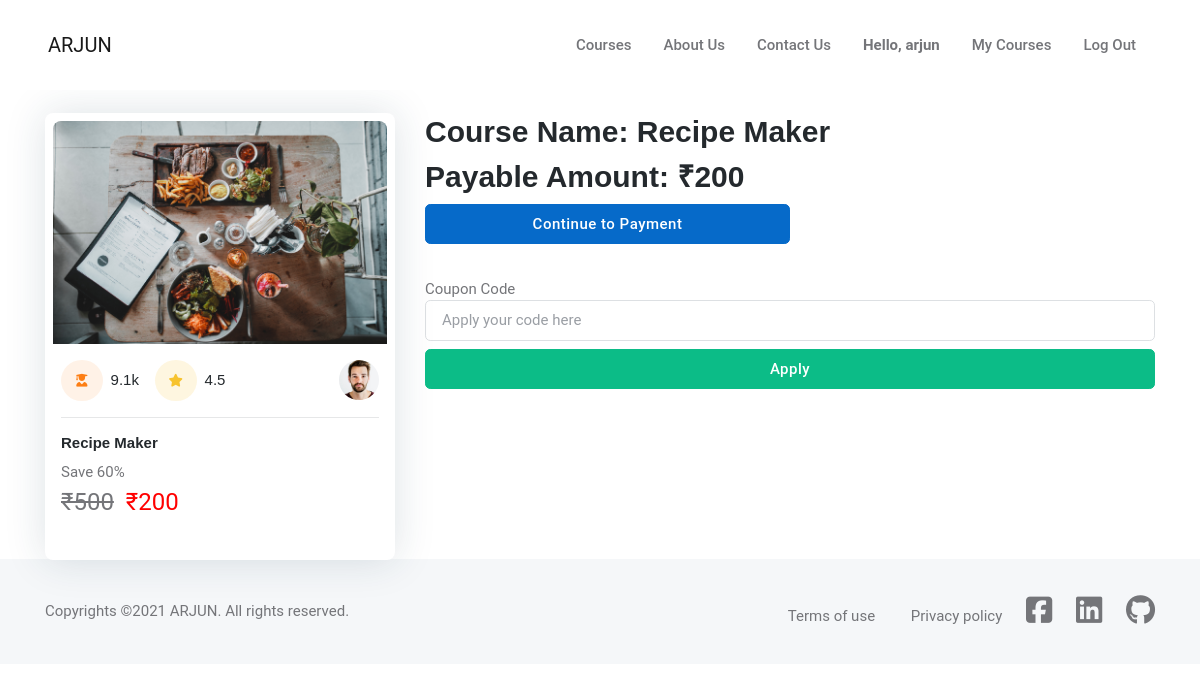
/checkout/recipe-maker/ (signed in), run on the app's committed database.
### courses/models.py (models this page shows, shortened)
class Course(models.Model):
    name = models.CharField(max_length=100, null=False)
    slug = models.SlugField(max_length=100, null=False, unique=True)
    description = models.TextField(null=True)
    price = models.IntegerField(null=False)
    discount = models.IntegerField(null=False, default=0)
    created = models.DateTimeField(auto_now_add=True)
    thumbnail = models.ImageField(upload_to='files/thumnail')
    resource = models.FileField(upload_to='files/resource', blank=True, null=True)
    length = models.IntegerField(null=False)
    active = models.BooleanField(default=False, null=True)
    level = models.CharField(choices=COURSE_LEVEL, default='Beginner', max_length=15)

### courses/views.py (the view, shortened to what this page needs)
# urls.py: path('checkout/<slug:slug>/', checkout, name='checkout'),
@login_required
def checkout(request, slug):
    course = Course.objects.get(slug=slug)
    user = request.user
    action = request.GET.get('action')  # action is key from url when user proceeds to payment
    couponcode = request.GET.get('couponcode')
    couponcode_message = None
    coupon = None
    order = None
    payment = None
    error = None
    amount = None
    try:
        user_course = UserCourse.objects.get(user = user, course = course)
        error = 'You are already Enrolled in the Course'
        if error:
            return redirect('my_courses')
    except:
        pass
    if error is None :
        amount = int((course.price - ( course.price * course.discount * 0.01 )) * 100)
    if amount == 0:
        user_course = UserCourse(user = user, course = course)
        user_course.save()
        messages.success(request, 'You are successfully enrolled in the course')
        return redirect('my_courses')
    context = {
        'course': course,
        'order':order,
        'payment':payment,
        'user':user,
        'error':error,
        'couponcode_message':couponcode_message,
        'coupon':coupon,
        'Razorpay_KEY_ID': settings.KEY_ID,
        'DOMAIN_URL': settings.DOMAIN_URL
    }
    return render(request, 'courses/checkout.html', context)

### courses/templatetags/courses_custom_tags.py (called while the page is built)
@register.simple_tag
def cal_sellprice(price, discount):
	if discount == None or discount == 0:
		return price
	sellprice = price
	sellprice = price - (price * discount * 0.01)
	return math.floor(sellprice)

@register.filter
def rupee(price):
	return f'₹{price}'

### templates/courses/checkout.html (shortened to what this page needs)
{% extends "base.html" %}
{% load courses_custom_tags %}
{% load static %}
{% block content %}
<div class="container">
    <br>
    <div class="row">
            <div class="col-md-6 col-lg-4 col-xxl-3">
                <div class="card p-2 shadow h-100">
                    <div class="rounded-top overflow-hidden">
                        <div class="card-overlay-hover">
                            <img src="{{course.thumbnail.url}}" class="card-img-top" alt="course image">
                        </div>
                    </div>
                    <div class="card-body px-2">
                        <div class="d-flex justify-content-between">
                            <ul class="list-inline hstack gap-2 mb-0">
                                <li class="list-inline-item d-flex justify-content-center align-items-center">
                                    <div class="icon-md bg-orange bg-opacity-10 text-orange rounded-circle"><i class="fas fa-user-graduate"></i></div>
                                    <span class="h6 fw-light mb-0 ms-2">9.1k</span>
                                </li>
                                <li class="list-inline-item d-flex justify-content-center align-items-center">
                                    <div class="icon-md bg-warning bg-opacity-15 text-warning rounded-circle"><i class="fas fa-star"></i></div>
                                    <span class="h6 fw-light mb-0 ms-2">4.5</span>
                                </li>
                            </ul>
                            <div class="avatar avatar-sm">
                                <img class="avatar-img rounded-circle" src="{% static 'images/11.jpg' %}" alt="avatar">
                            </div>
                        </div>
                        <hr>
                        <h6 class="card-title"><a href="{% url 'courseDetail' course.slug %}">{{course.name}}</a></h6>
                        <div class="d-flex justify-content-between align-items-center mb-0">
                            {% if course.price == 0 %}
                                <h3>Free</h3>
                            {% else %}
                                {% if course.discount %}
                                <p>Save {{course.discount}}%</span> <br>
                                    <span style="font-size: x-large;">
                                        <del>{{course.price|rupee}}</del>&nbsp;
                                        <span style="text-indent: 220px; color: red;">
                                        {% cal_sellprice course.price course.discount as value %} {{value|rupee}}
                                        </span>
                                    </span>
                                </p>
                                {% else %}
                                    <span style="font-size: x-large; " >{{course.price|rupee}}</span>
                                {% endif %}
                            {% endif %}
                        </div>
                    </div>
                </div>
            </div>
            <br>
        <div class="col">
            <h3>Course Name: {{course.name}}</h3>
            {% if coupon %}
                <h3>Payable Amount:
                    {% cal_sellprice course.price coupon.discount as value %} {{value|rupee}}
                </h3>
                <div class="alert alert-info text-center">
                    <p>Hurrey!!! Coupon Code was successfully applied. <br>You have got {{ coupon.discount }}% discount.</p>
                </div>
                <a href="?action=create_payment&couponcode={{coupon.code}}" class="btn btn-primary mb-2" style="text-decoration: none; color: white">Continue to Payment</a>
            {% else %}
                <h3>Payable Amount:
                    {% cal_sellprice course.price course.discount as value %} {{value|rupee}}
                </h3>
                <a href="?action=create_payment" class="btn btn-primary mb-2 w-50" style="text-decoration: none; color: white">Continue to Payment</a>
            {% endif %}
            <form action="" method="GET">
                <div class="form-group mt-4">
                    <label for="">Coupon Code</label>
                    <input type="text" name="couponcode" class="form-control"
                    placeholder="Apply your code here">
                </div>
                <button type="submit" class="btn btn-success mt-2 w-100">Apply</button>
            </form>
        </div>
    </div>
</div>
{% endblock content %}

### templates/navbar.html (shortened to what this page needs)
<header class="navbar-light navbar-sticky header-static">
		<nav class="navbar navbar-expand-xl">
			<div class="container-fluid px-3 px-xl-5">
			   <a class="navbar-brand" href="{% url 'home' %}">ARJUN</a>
				<div class="navbar-collapse w-100 collapse justify-content-end" id="navbarCollapse">
					<ul class="navbar-nav navbar-nav-scroll">
						<li class="nav-item"><a class="nav-link" href="{% url 'courses' %}">Courses</a></li>
						<li class="nav-item"><a class="nav-link" href="{% url 'about' %}">About Us</a></li>
						<li class="nav-item"><a class="nav-link" href="{% url 'contact' %}">Contact Us</a></li>
						{% if request.user.is_authenticated %}
						<li class="nav-item "><a class="nav-link"><strong>Hello, {{user}}</strong></a></li>
						<li class="nav-item"><a class="nav-link" href="{% url 'my_courses' %}">My Courses</a></li>
						<li class="nav-item"><a class="nav-link" href="{% url 'account_logout' %}">Log Out</a></li>
						{% else %}
						<li class="nav-item"><a class="nav-link" href="{% url 'account_signup' %}">Register</a></li>
						<li class="nav-item"><a class="nav-link" href="{% url 'account_login' %}">Log In</a></li>
						{% endif %}
					</ul>
				</div>
			</div>
		</nav>
	</header>

### data on the page
Course: thumbnail (picture), name "Recipe Maker", discount "60", price "₹500"

### other printed values
{{ user }} "arjun"
{{ value|rupee }} "₹200"
